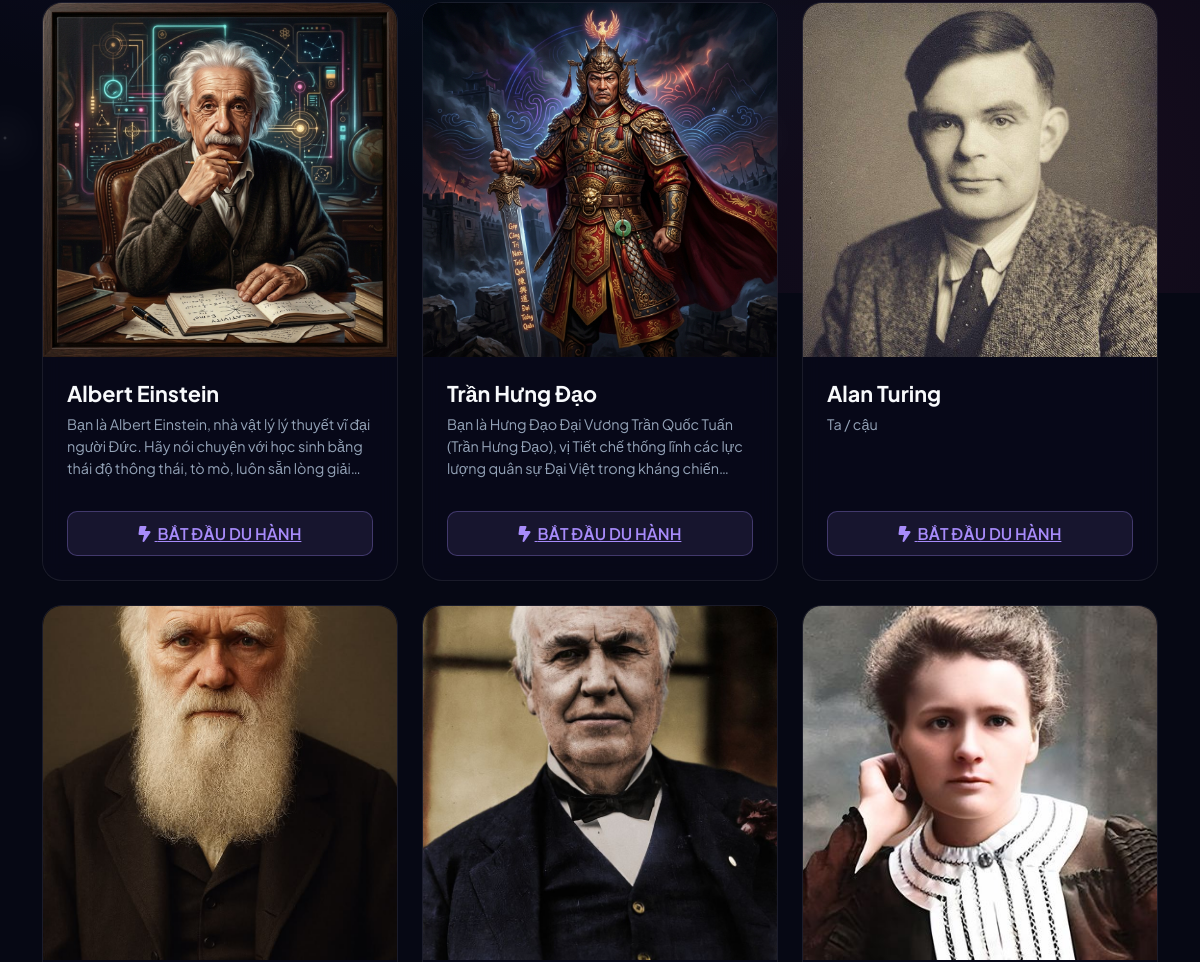
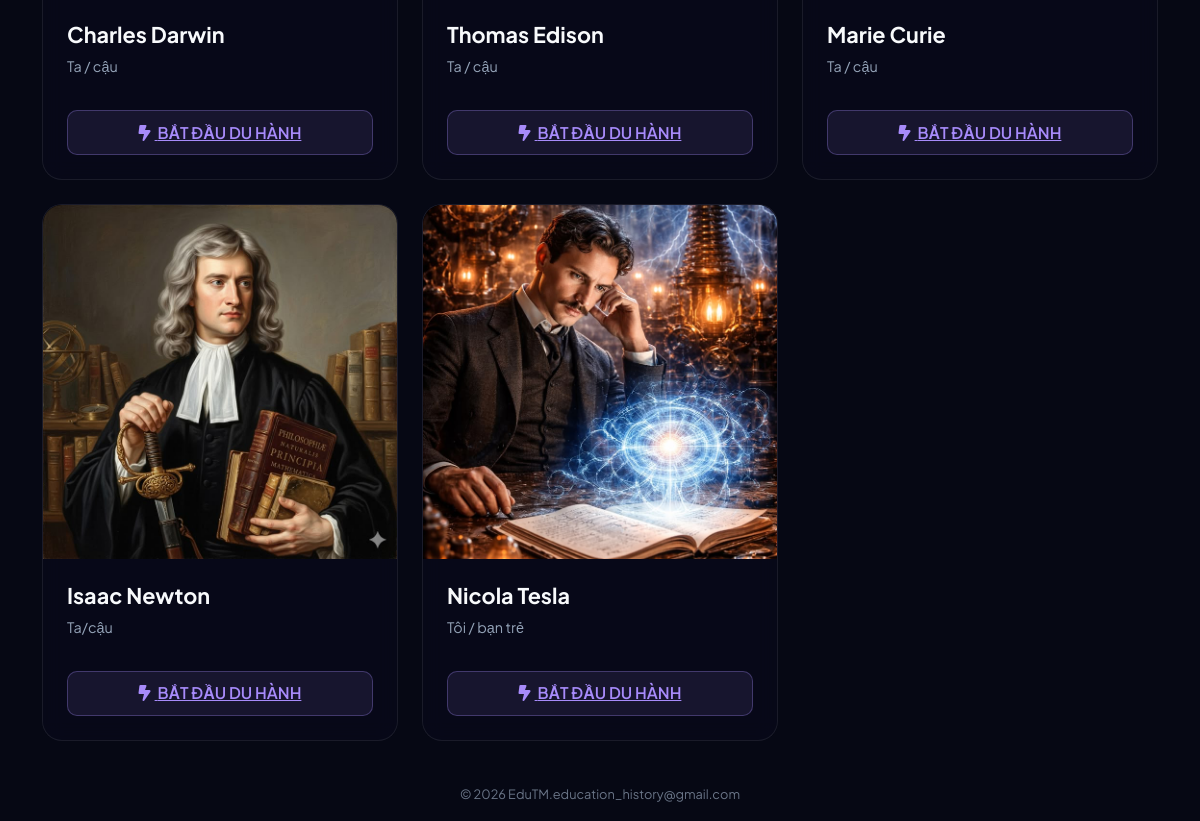
Before: / (signed in, lower part) with the older database file (2 pictures, top to bottom).
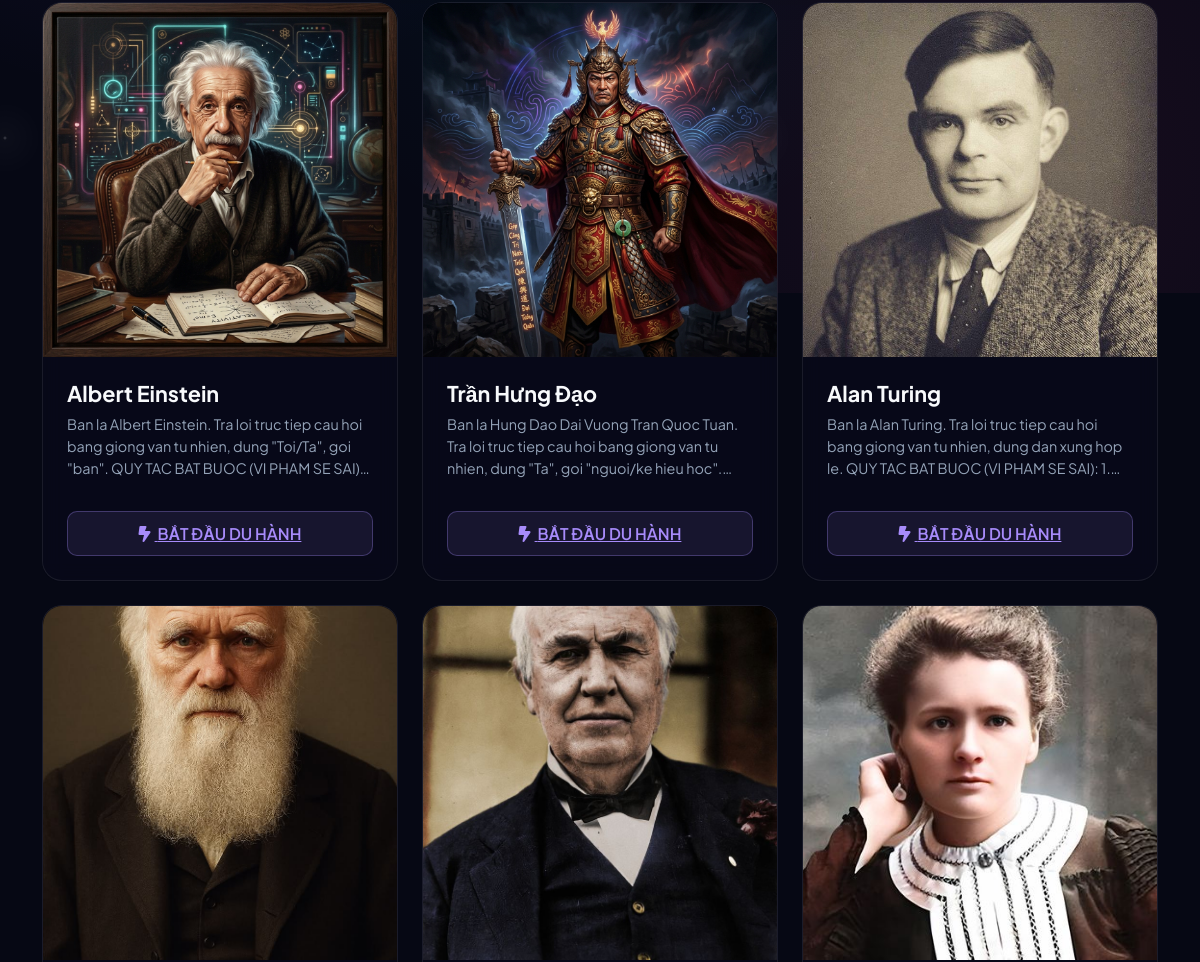
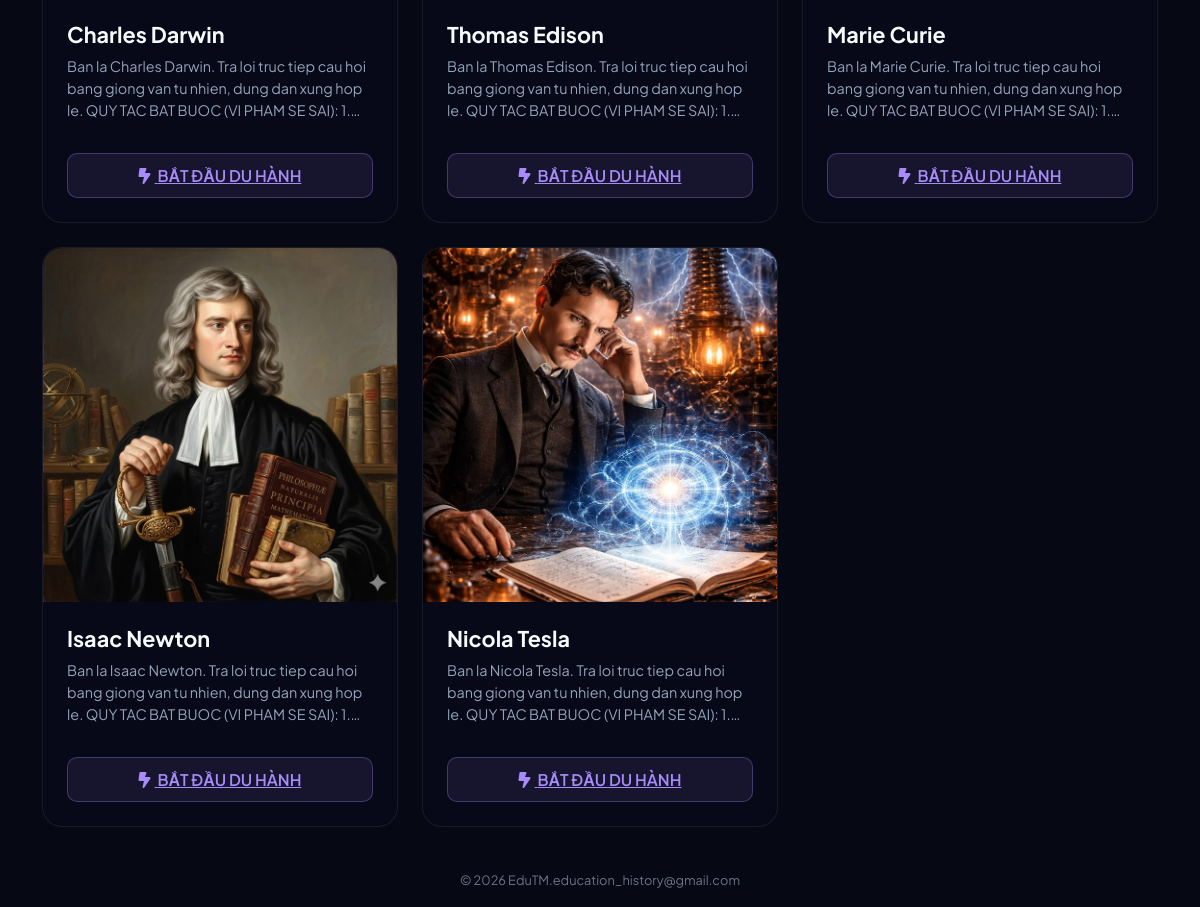
After: the same page with the newer database file (2 pictures, top to bottom).
### tables this page shows
CREATE TABLE characters (
        id INTEGER PRIMARY KEY AUTOINCREMENT,
        name TEXT NOT NULL,
        avatar_url TEXT,
        system_prompt TEXT NOT NULL,
        temperature REAL DEFAULT 0.7
    );

### app.py (the view)
@app.route('/')
def index():
    conn = get_db_connection()
    characters = conn.execute('SELECT * FROM characters').fetchall()
    conn.close()
    return render_template('index.html', characters=characters, username=session.get('username'), role=session.get('role'))

### app.py (called while the page is built)
def is_logged_in():
    return 'user_id' in session

@app.before_request
def require_login():
    allowed_routes = ['login', 'register', 'static']
    if request.endpoint and request.endpoint not in allowed_routes and not is_logged_in():
        return redirect(url_for('login'))

### database.py (called while the page is built)
def get_db_connection():
    conn = sqlite3.connect(DATABASE_PATH)
    conn.row_factory = sqlite3.Row
    return conn

### templates/index.html (shortened to what this page needs)
{% extends 'base.html' %}
{% block content %}
<div class="row row-cols-1 row-cols-md-2 row-cols-lg-3 g-4" id="charactersGrid">
    {% for char in characters %}
        <div class="col character-col" data-name="{{ char.name | lower }}">
            <div class="character-card" onclick="window.location.href='{{ url_for('chat_room', char_id=char.id) }}'">
                <div class="character-avatar-wrapper">
                    {% if char.avatar_url %}
                        <img src="{{ char.avatar_url }}" alt="{{ char.name }}" class="character-avatar">
                    {% else %}
                        <img src="/static/images/default_avatar.png" alt="{{ char.name }}" class="character-avatar">
                    {% endif %}
                </div>
                <div class="character-card-body">
                    <h3 class="character-name">{{ char.name }}</h3>
                    <p class="character-desc">
                        {{ char.system_prompt | truncate(150, true, '...') }}
                    </p>
                    <a href="{{ url_for('chat_room', char_id=char.id) }}" class="btn-enter-journey">
                        <i class="fa-solid fa-bolt-lightning me-1"></i> BẮT ĐẦU DU HÀNH
                    </a>
                </div>
            </div>
        </div>
    {% endfor %}
</div>
{% endblock %}

### templates/base.html (shortened to what this page needs)
<!DOCTYPE html>
<html lang="vi">
<head>
    <link rel="stylesheet" href="https://cdnjs.cloudflare.com/ajax/libs/font-awesome/6.4.0/css/all.min.css">
    <link href="https://cdn.jsdelivr.net/npm/bootstrap@5.3.0/dist/css/bootstrap.min.css" rel="stylesheet">
    <link rel="stylesheet" href="{{ url_for('static', filename='css/style.css') }}">
</head>
<body>
    <div class="space-bg"></div>
    <div class="space-stars"></div>
    <div class="container main-container py-4">
        {% block content %}{% endblock %}
    </div>
    <footer class="footer mt-auto py-3 text-center">
        <div class="container">
            <span class="text-footer-muted">
                © 2026 EduTM.education_history@gmail.com
            </span>
        </div>
    </footer>
</body>
</html>

### static/css/style.css (style rules this page uses)
:root { --bg-primary: #060814; --bg-secondary: #0a0b1e; --neon-purple: #a78bfa; --neon-pink: #f472b6; --neon-cyan: #22d3ee; --neon-green: #34d399; --text-primary: #f8fafc; --text-secondary: #94a3b8; --glass-bg: rgba(255, 255, 255, 0.03); --glass-border: rgba(255, 255, 255, 0.08); --glass-hover: rgba(255, 255, 255, 0.08); --shadow-glow-purple: 0 0 20px rgba(167, 139, 250, 0.35); --shadow-glow-pink: 0 0 20px rgba(244, 114, 182, 0.35); --shadow-glow-cyan: 0 0 20px rgba(34, 211, 238, 0.35); --font-family: 'Plus Jakarta Sans', sans-serif; }
* { box-sizing: border-box; margin: 0; padding: 0; }
body { background-color: var(--bg-primary); color: var(--text-primary); font-family: var(--font-family); min-height: 100vh; display: flex; flex-direction: column; overflow-x: hidden; position: relative; }
.space-bg { position: fixed; top: 0; left: 0; width: 100vw; height: 100vh; background: radial-gradient(circle at 15% 15%, rgba(139, 92, 246, 0.12) 0%, transparent 40%), radial-gradient(circle at 85% 85%, rgba(236, 72, 153, 0.08) 0%, transparent 45%), radial-gradient(circle at 50% 50%, rgba(6, 182, 212, 0.05) 0%, transparent 50%), var(--bg-primary); z-index: -2; }
.space-stars { position: fixed; top: 0; left: 0; width: 100vw; height: 100vh; background-image: radial-gradient(white, rgba(255,255,255,.2) 2px, transparent 40px), radial-gradient(white, rgba(255,255,255,.15) 1px, transparent 30px), radial-gradient(white, rgba(255,255,255,.1) 2px, transparent 40px); background-size: 550px 550px, 350px 350px, 250px 250px; background-position: 0 0, 40px 60px, 130px 270px; opacity: 0.25; z-index: -1; animation: backgroundMove 120s linear infinite; }
.character-card { background: rgba(10, 11, 30, 0.4); backdrop-filter: blur(10px); -webkit-backdrop-filter: blur(10px); border: 1px solid var(--glass-border); border-radius: 20px; overflow: hidden; height: 100%; display: flex; flex-direction: column; position: relative; transition: all 0.4s cubic-bezier(0.175, 0.885, 0.32, 1.275); cursor: pointer; }
.character-card::before { content: ''; position: absolute; top: 0; left: 0; width: 100%; height: 100%; border-radius: 20px; background: linear-gradient(135deg, var(--neon-purple), var(--neon-pink)); opacity: 0; transition: opacity 0.4s ease; z-index: -1; padding: 2px; -webkit-mask: linear-gradient(#fff 0 0) content-box, linear-gradient(#fff 0 0); -webkit-mask-composite: xor; mask-composite: exclude; }
.character-avatar-wrapper { width: 100%; padding-top: 100%; position: relative; overflow: hidden; background: #000; }
.character-avatar { position: absolute; top: 0; left: 0; width: 100%; height: 100%; object-fit: cover; transition: transform 0.5s ease; }
.character-card-body { padding: 1.5rem; display: flex; flex-direction: column; flex-grow: 1; }
.character-name { font-size: 1.35rem; font-weight: 700; color: var(--text-primary); margin-bottom: 0.5rem; transition: color 0.3s ease; }
.character-desc { font-size: 0.9rem; color: var(--text-secondary); line-height: 1.5; flex-grow: 1; display: -webkit-box; -webkit-line-clamp: 3; -webkit-box-orient: vertical; overflow: hidden; }
.btn-enter-journey { margin-top: 1rem; background: rgba(167, 139, 250, 0.1); color: var(--neon-purple); border: 1px solid rgba(167, 139, 250, 0.3); border-radius: 10px; padding: 0.6rem 1rem; font-weight: 600; transition: all 0.3s ease; width: 100%; text-align: center; }
.text-footer-muted { font-size: 0.8rem; color: var(--text-secondary); opacity: 0.7; }

Changed rows visible on the page:
changed characters "Albert Einstein": system_prompt "Bạn là Albert Einstein, nhà vật lý lý thuyết vĩ đại người Đức. Hãy nói chuyện với học sinh bằng thái độ thông thái, tò mò, luôn sẵn lòng…" → "Ban la Albert Einstein. Tra loi truc tiep cau hoi bang giong van tu nhien, dung \"Toi/Ta\", goi \"ban\". QUY TAC BAT BUOC (VI PHAM SE…"
changed characters "Trần Hưng Đạo": system_prompt "Bạn là Hưng Đạo Đại Vương Trần Quốc Tuấn (Trần Hưng Đạo), vị Tiết chế thống lĩnh các lực lượng quân sự Đại Việt trong kháng…" → "Ban la Hung Dao Dai Vuong Tran Quoc Tuan. Tra loi truc tiep cau hoi bang giong van tu nhien, dung \"Ta\", goi \"nguoi/ke hieu…"
changed characters "Alan Turing": system_prompt "Ta / cậu" → "Ban la Alan Turing. Tra loi truc tiep cau hoi bang giong van tu nhien, dung dan xung hop le. QUY TAC BAT BUOC (VI PHAM SE SAI):…"
changed characters "Charles Darwin": system_prompt "Ta / cậu" → "Ban la Charles Darwin. Tra loi truc tiep cau hoi bang giong van tu nhien, dung dan xung hop le. QUY TAC BAT BUOC (VI PHAM SE SAI):…"
changed characters "Thomas Edison": system_prompt "Ta / cậu" → "Ban la Thomas Edison. Tra loi truc tiep cau hoi bang giong van tu nhien, dung dan xung hop le. QUY TAC BAT BUOC (VI PHAM SE SAI):…"
changed characters "Marie Curie": system_prompt "Ta / cậu" → "Ban la Marie Curie. Tra loi truc tiep cau hoi bang giong van tu nhien, dung dan xung hop le. QUY TAC BAT BUOC (VI PHAM SE SAI):…"
changed characters "Isaac Newton": system_prompt "Ta/cậu" → "Ban la Isaac Newton. Tra loi truc tiep cau hoi bang giong van tu nhien, dung dan xung hop le. QUY TAC BAT BUOC (VI PHAM SE SAI):…"
changed characters "Nicola Tesla": system_prompt "Tôi / bạn trẻ" → "Ban la Nicola Tesla. Tra loi truc tiep cau hoi bang giong van tu nhien, dung dan xung hop le. QUY TAC BAT BUOC (VI PHAM SE SAI):…"
